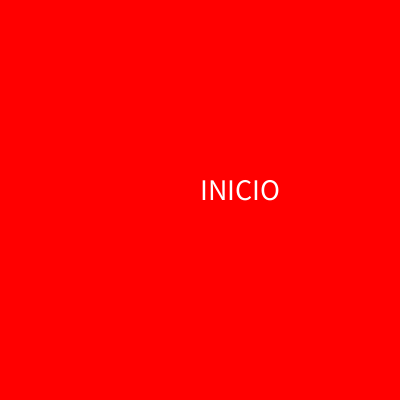
Frame 1 (no input)
Frame 60 (the mouse pressed at the canvas centre just before this capture): identical to frame 1, image omitted
Frame 120 (the mouse held since frame 60 and released just before this capture): identical to frame 1, image omitted

The Processing sketch that drew this single still picture (run headless with seeded random() and noise(); from frame 60 on, the mouse is pressed at the canvas centre):

// Processing sketch: estados
// ── estados.pde
//Estados
int INICIO = 1;
int MENU = 2;
int NIVEL1 = 3;
int PERDER = 4;
int GANAR = 5;

//guarda el estado en el que estamos
int estadoActual;


void setup(){
  size(400, 400);
  background(255);
  
  //definir el estado inicial del juego
  estadoActual = INICIO;
  textSize(30);
}

void draw() {
  if (estadoActual == INICIO) {
    //aqui deberia pasar todo lo que pasa en el inicio
    background(255, 0, 0);
    text("INICIO", width/2, height/2);
  } 
  
  if (estadoActual == MENU) {
    //aqui deberia pasar todo lo que pasa en el menu
    background(0, 255, 0);
    text("MENU", width/2, height/2);
  } 
  
  if (estadoActual == NIVEL1) {
    //aqui deberia pasar todo lo que pasa en el menu
    background(0, 0, 255);
    text("NIVEL1", width/2, height/2);
  } 
  
  if (estadoActual == PERDER) {
    //aqui deberia pasar todo lo que pasa en el menu
    background(0, 255, 255);
    text("PERDER", width/2, height/2);
  }
  
  if (estadoActual == GANAR) {
    //aqui deberia pasar todo lo que pasa en el menu
    background(255, 0, 255);
    text("GANO", width/2, height/2);
  }
}

void mouseReleased() {
  //cambiar de nivel cuando oprimo el mouse
  if(estadoActual == INICIO) {
    estadoActual = MENU;
  } else if(estadoActual == MENU) {
    estadoActual = NIVEL1;
  } else if(estadoActual == NIVEL1) {
    
    if(mouseButton == LEFT) {
      estadoActual = GANAR;
    } else if(mouseButton == RIGHT) {
      estadoActual = PERDER;
    }
    
  } else if(estadoActual == GANAR) {
    estadoActual = INICIO;
  }
}
